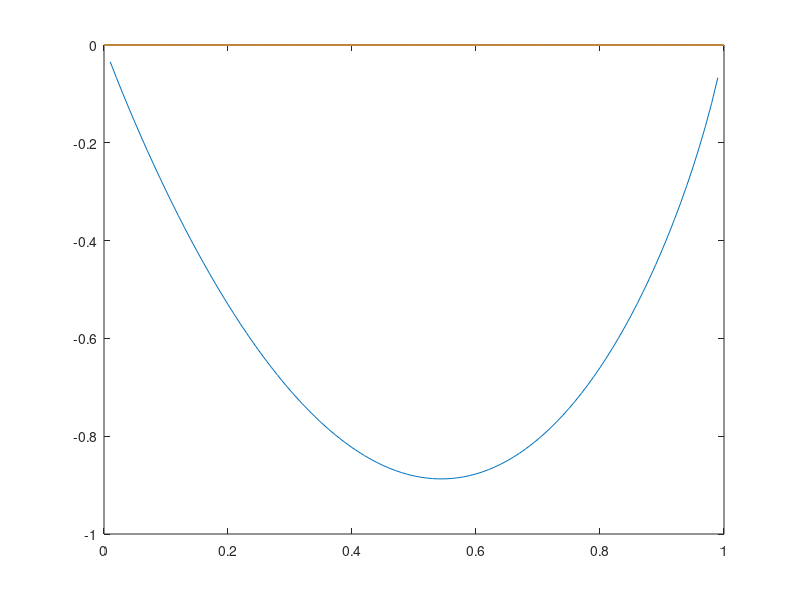

Write MATLAB code to recreate this figure. (Note: this script raises an error after producing the figure.)
% Day 3 - plot of deltaG = Flory-Huggins free energy of mixing

% Define our parameters
phi = (0 : 0.01 : 1 ); % fraction of particles that are 'A'
chi = (-2 : 1 : 3); % flory parameter = energetic cost of being next to a 
% particle that you don't like

N = 10; % degree of polymerization

% Create an array for deltaG
deltaG = zeros(1, length(phi));

% Free energy of mixing calculation

for k = 1:length(chi)
    for j = 1:length(phi)
        deltaG(j,k) = 1/N*phi(j)*log(phi(j)) + (1-phi(j))*log(1-phi(j))...
            + chi(k)*phi(j)*(1-phi(j));
    end
    
    plot(phi, deltaG)
    legendCell(k) = strcat('chi = ', string(num2cell( chi(k) )));
    
end

xlabel('phi, the fraction of particles are type A')
ylabel('deltaG, free energy of mixing')
legend(legendCell)








